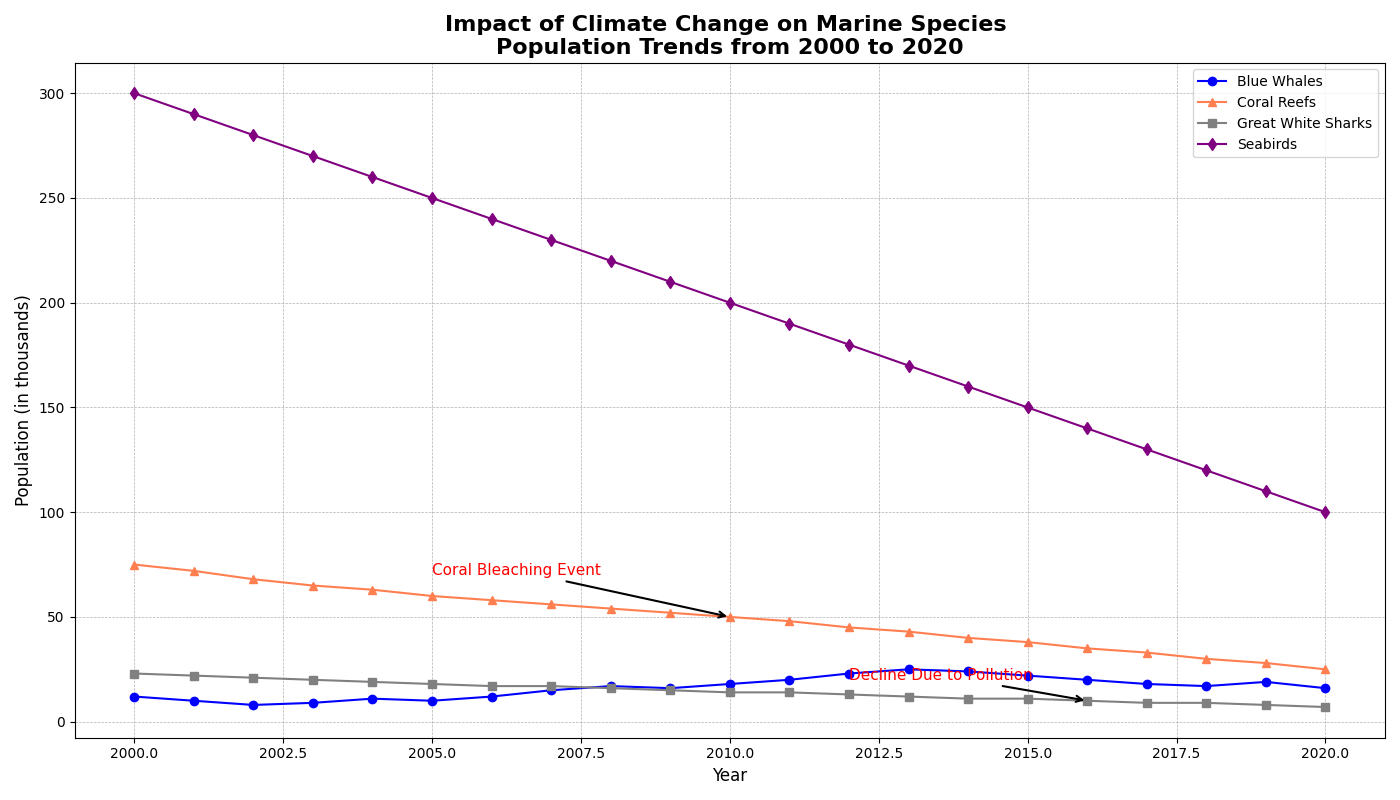

Python code for this plot:
import matplotlib.pyplot as plt
import numpy as np

# The backstory: Tracking the Impact of Climate Change on Different Marine Species Over Time
# We're going to visualize the changes in population levels of four marine species over a period of 20 years (2000 to 2020).

# Define years
years = np.arange(2000, 2021)

# Population data for marine species (in thousands)
blue_whales = [12, 10, 8, 9, 11, 10, 12, 15, 17, 16, 18, 20, 23, 25, 24, 22, 20, 18, 17, 19, 16]
coral_reefs = [75, 72, 68, 65, 63, 60, 58, 56, 54, 52, 50, 48, 45, 43, 40, 38, 35, 33, 30, 28, 25]
great_white_sharks = [23, 22, 21, 20, 19, 18, 17, 17, 16, 15, 14, 14, 13, 12, 11, 11, 10, 9, 9, 8, 7]
seabirds = [300, 290, 280, 270, 260, 250, 240, 230, 220, 210, 200, 190, 180, 170, 160, 150, 140, 130, 120, 110, 100]

# Set up the plot
fig, ax = plt.subplots(figsize=(14, 8))

# Plot data
ax.plot(years, blue_whales, marker='o', linestyle='-', color='blue', label='Blue Whales')
ax.plot(years, coral_reefs, marker='^', linestyle='-', color='coral', label='Coral Reefs')
ax.plot(years, great_white_sharks, marker='s', linestyle='-', color='gray', label='Great White Sharks')
ax.plot(years, seabirds, marker='d', linestyle='-', color='purple', label='Seabirds')

# Set titles and labels
ax.set_title('Impact of Climate Change on Marine Species \nPopulation Trends from 2000 to 2020', fontsize=16, fontweight='bold')
ax.set_xlabel('Year', fontsize=12)
ax.set_ylabel('Population (in thousands)', fontsize=12)

# Add legend
ax.legend(loc='upper right', fontsize=10, frameon=True)

# Annotate significant points
ax.annotate('Coral Bleaching Event', xy=(2010, 50), xytext=(2005, 70),
            arrowprops=dict(facecolor='black', arrowstyle='->', lw=1.5),
            fontsize=11, color='red')

ax.annotate('Decline Due to Pollution', xy=(2016, 10), xytext=(2012, 20),
            arrowprops=dict(facecolor='black', arrowstyle='->', lw=1.5),
            fontsize=11, color='red')

# Add a grid
ax.grid(True, which='both', axis='both', linestyle='--', linewidth=0.5)

# Automatically adjust subplot parameters to give specified padding
plt.tight_layout()

# Show plot
plt.show()
